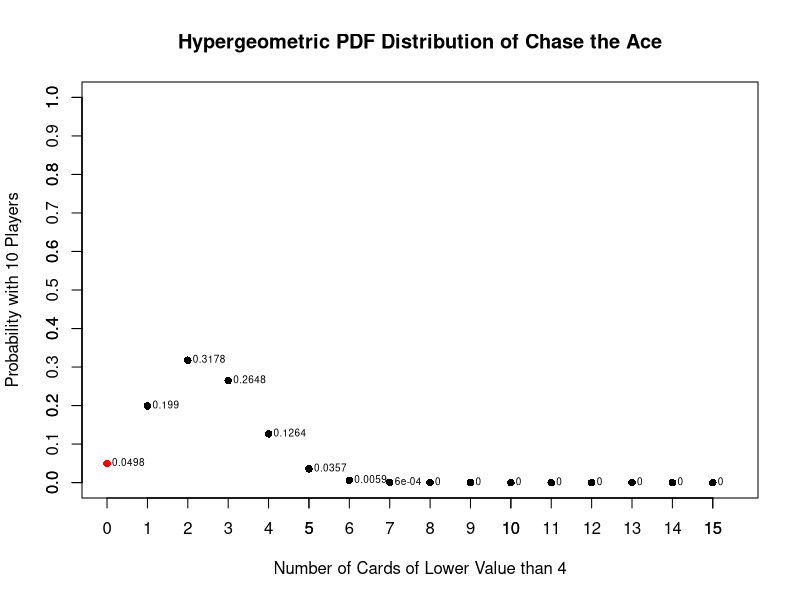

Recreate this plot in R.
## ---- chunk 1
# number of cards with lower value
matrix <- matrix(NA, nrow = 1, ncol = 13)
colnames(matrix) <- c("A", 2:10, "J", "Q", "K")
matrix[1,] <- 0+4*0:12

# input
card <- "4" #in quotes
players <- 10

# dhyper(x, m, n, k)
# card you picked as input, number of cards with higher or equal value as m
m <- as.vector(matrix[1,card])
k <- players #number of cards picked (players)
x <- 0:15 #number of cards of lower value picked
n <- 52 - m - 1 #number of cards with a equal or higher value than the card you picked; - 1 for your card

hg.pdf <- dhyper(x, m, n, k)
plot(x, hg.pdf, main="Hypergeometric PDF Distribution of Chase the Ace", ylab=paste("Probability with", players, "Players", sep = " "), xlab=paste("Number of Cards of Lower Value than", card, sep = " "), ylim=c(0,1), xlim=c(0,15.5), pch=16)
axis(2, seq(0,1,0.1)) #adjusting y axis(2) ticks
axis(1, seq(1,15,1)) #adjusting X axis(1) ticks
text(hg.pdf~x, pos=4, offset=.25, cex=.6, label=round(hg.pdf,4)) #probability labels for each card
points(0, hg.pdf[1], col="red", pch=16) #highlighting 1 (odds of losing)
